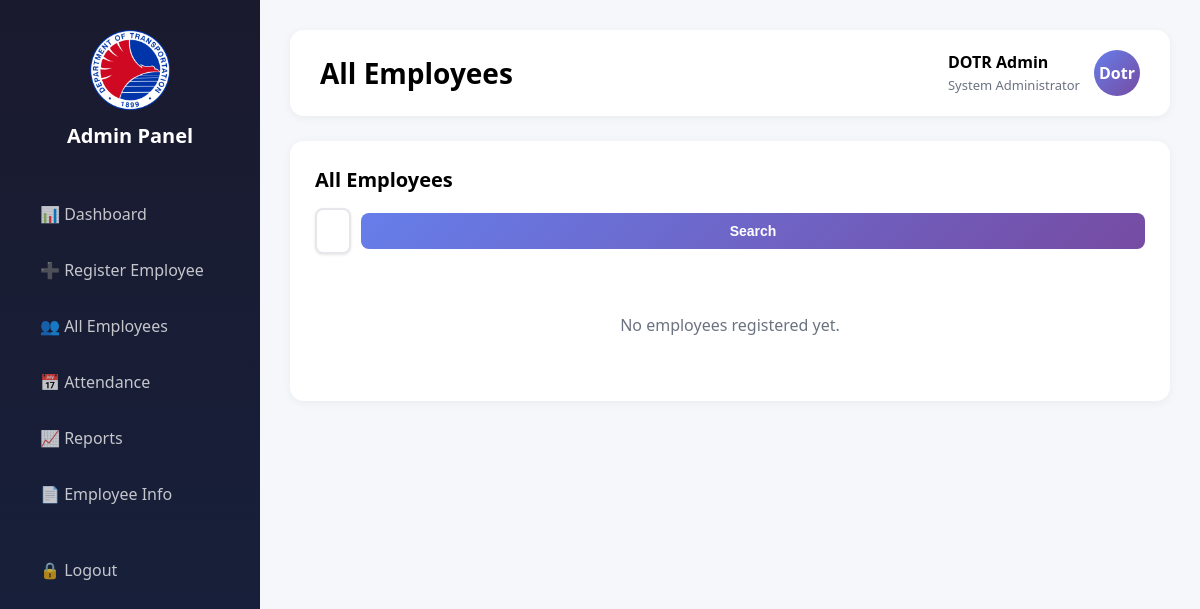
/admin/employees (signed in), run on an earlier commit of the app's database.
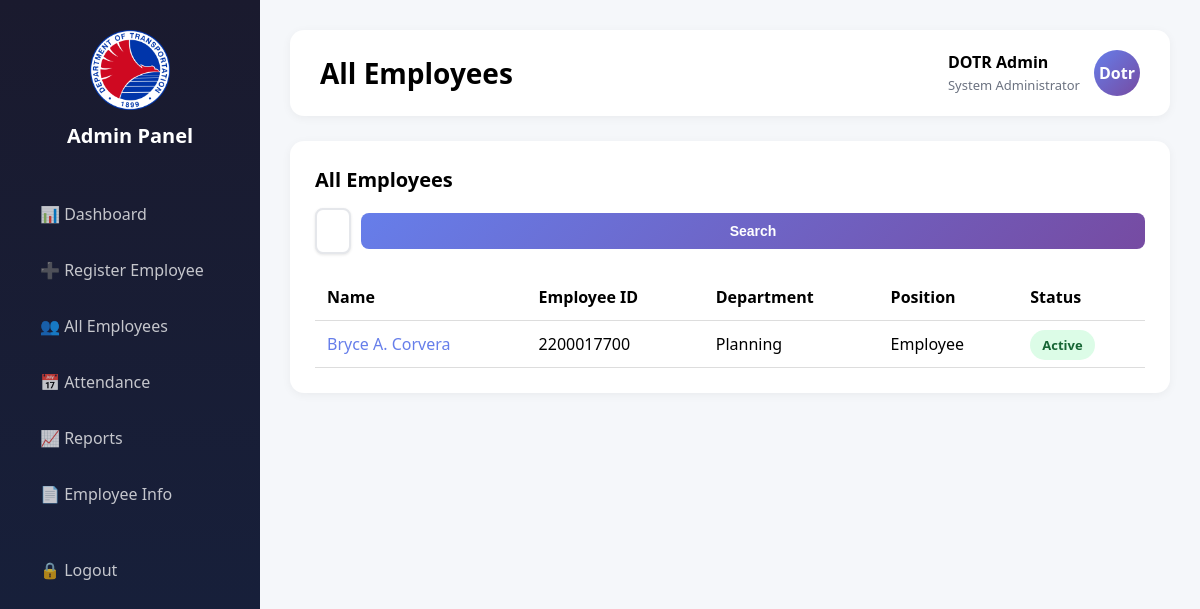
And on a later commit of the database.
### tables this page shows
CREATE TABLE employees (
    id INTEGER PRIMARY KEY AUTOINCREMENT,
    full_name TEXT,
    employee_code TEXT,
    department TEXT,
    position TEXT,
    status TEXT DEFAULT 'Active'
, address TEXT, place_of_birth TEXT, blood_type TEXT, date_of_birth TEXT, gender TEXT, civil_status TEXT, age INTEGER, contact_number TEXT, email TEXT, course TEXT, entity_office TEXT, bp_number TEXT, philhealth_number TEXT, pagibig_number TEXT, tin TEXT, id_number TEXT, salary_grade TEXT, basic_salary REAL, place_of_assignment TEXT, original_place_of_assignment TEXT, item_number TEXT, date_appointed TEXT, date_of_last_promotion TEXT, date_of_separation TEXT, employment_status TEXT, eligibility TEXT, created_at TIMESTAMP DEFAULT CURRENT_TIMESTAMP, photo_path TEXT);

### app.py (the view)
@app.route("/admin/employees")
@admin_required
def admin_employees():
    db = get_db()
    cur = db.cursor()
    search_query = request.args.get("search", "").strip()
    try:
        if search_query:
            search_pattern = f"%{search_query}%"
            cur.execute("""
                SELECT * FROM employees
                WHERE full_name LIKE ? OR employee_code LIKE ? OR department LIKE ?
                ORDER BY full_name
            """, (search_pattern, search_pattern, search_pattern))
        else:
            cur.execute("SELECT * FROM employees ORDER BY full_name")
        employees = cur.fetchall()
        return render_template("admin/employees.html", employees=employees, search_query=search_query)
    except Exception as e:
        print(f"Error in admin_employees route: {e}")
        import traceback
        traceback.print_exc()
        return render_template("admin/employees.html", employees=[], search_query=search_query or "")

### app.py (called while the page is built)
def get_db():
    if "db" not in g:
        g.db = sqlite3.connect(DATABASE)
        g.db.row_factory = sqlite3.Row
    return g.db

def admin_required(f):
    @wraps(f)
    def wrapper(*args, **kwargs):
        if not session.get("admin_logged_in"):
            return redirect(url_for("admin_login"))
        return f(*args, **kwargs)
    return wrapper

@app.after_request
def hide_server_header(response):
    response.headers['Server'] = 'SecureServer'
    return response

### templates/admin/employees.html (shortened to what this page needs)
{% extends "admin/base.html" %}
{% block title %}All Employees{% endblock %}
{% block content %}
<div class="section active">
  <div class="card">
    <div class="card-title">All Employees</div>
    <div class="search">
      <form method="GET" action="{{ url_for('admin_employees') }}" style="display: flex; gap: 10px; align-items: center;">
        <input type="text"
               name="search"
               placeholder="Search employee..."
               value="{{ search_query or '' }}"
               style="flex: 1;">
        <button type="submit">Search</button>
      </form>
    </div>
    {% if employees %}
    <table class="table" style="margin-top: 20px;">
      <thead>
        <tr>
          <th>Name</th>
          <th>Employee ID</th>
          <th>Department</th>
          <th>Position</th>
          <th>Status</th>
        </tr>
      </thead>
      <tbody>
        {% for emp in employees %}
        <tr>
          <td>
            <a href="{{ url_for('admin_employee_info') }}?id={{ emp.id }}" style="color: #667eea; text-decoration: none; font-weight: 500;">
              {{ emp.full_name or 'N/A' }}
            </a>
          </td>
          <td>{{ emp.employee_code or 'N/A' }}</td>
          <td>{{ emp.department or 'N/A' }}</td>
          <td>{{ emp.position or 'N/A' }}</td>
          <td>
            <span class="badge {% if emp.status == 'Active' %}active-b{% else %}present{% endif %}">
              {{ emp.status or 'Active' }}
            </span>
          </td>
        </tr>
        {% endfor %}
      </tbody>
    </table>
    {% else %}
    <p style="margin-top: 20px; color: #6b7280; text-align: center; padding: 40px;">
      {% if search_query %}
        No employees found matching "{{ search_query }}"
      {% else %}
        No employees registered yet.
      {% endif %}
    </p>
    {% endif %}
  </div>
</div>
{% endblock %}

### templates/admin/base.html (shortened to what this page needs)
<!DOCTYPE html>
<html lang="en">
<head>
  <link rel="stylesheet" href="{{ url_for('static', filename='admin.css') }}">
</head>
<body>
<div class="sidebar">
  <div class="logo">
    <img src="{{ url_for('static', filename='Department_of_Transportation_(Philippines).svg-CnZCv33r.png') }}"
         alt="Department of Transportation Logo"
         class="logo-img">
    <div class="logo-text">Admin Panel</div>
  </div>
  <ul class="nav-menu">
    <li><a href="{{ url_for('admin_dashboard') }}" class="nav-link">📊 Dashboard</a></li>
    <li><a href="{{ url_for('admin_register') }}" class="nav-link">➕ Register Employee</a></li>
    <li><a href="{{ url_for('admin_employees') }}" class="nav-link">👥 All Employees</a></li>
    <li><a href="{{ url_for('admin_attendance') }}" class="nav-link">📅 Attendance</a></li>
    <li><a href="{{ url_for('admin_reports') }}" class="nav-link">📈 Reports</a></li>
    <li><a href="{{ url_for('admin_employee_info') }}" class="nav-link">📄 Employee Info</a></li>
  </ul>
  <div class="logout-box">
    <a href="{{ url_for('admin_logout') }}" class="logout-btn">🔒 Logout</a>
  </div>
</div>
<div class="main">
  <div class="topbar">
    <div class="page-title">{% block title %}{% endblock %}</div>
    <div class="admin-profile">
      <div class="admin-info">
        <strong>DOTR Admin</strong>
        <small>System Administrator</small>
      </div>
      <div class="admin-avatar">Dotr</div>
    </div>
  </div>
  {% block content %}{% endblock %}
</div>
</body>
</html>

### static/admin.css (style rules this page uses)
* { margin:0;padding:0;box-sizing:border-box }
body { font-family:Segoe UI,Roboto,sans-serif;background:#f5f7fa }
.sidebar { position:fixed;left:0;top:0;width:260px;height:100vh; background:linear-gradient(180deg,#1a1a2e,#16213e); padding:30px 20px;color:#fff }
.logo { text-align:center;margin-bottom:40px }
.logo-img { width:80px; height:auto; display:block; margin:0 auto 12px; object-fit:contain }
.logo-text { font-size:20px;font-weight:700 }
.nav-menu { list-style:none }
.nav-link { display:flex;gap:15px;align-items:center; padding:14px 20px;margin-bottom:6px; border-radius:10px;color:rgba(255,255,255,.75); text-decoration:none;transition:.3s }
.main { margin-left:260px;padding:30px }
.topbar { background:#fff;border-radius:14px; padding:20px 30px;display:flex; justify-content:space-between;align-items:center; box-shadow:0 2px 10px rgba(0,0,0,.05) }
.page-title { font-size:28px;font-weight:700 }
.admin-profile { display:flex;align-items:center;gap:14px }
.admin-avatar { width:46px;height:46px;border-radius:50%; background:linear-gradient(135deg,#667eea,#764ba2); display:flex;align-items:center;justify-content:center; color:#fff;font-weight:700 }
.admin-info strong { display:block }
.admin-info small { color:#6b7280;font-size:13px }
.card { background:#fff;margin-top:25px; padding:25px;border-radius:14px; box-shadow:0 2px 10px rgba(0,0,0,.05) }
.card-title { font-size:20px;font-weight:600;margin-bottom:15px }
.section { display:none }
.section.active { display:block;animation:fade .3s }
input,select,button { padding:12px;border-radius:8px;border:1px solid #ccc; font-size:15px;width:100% }
input[type="text"], input[type="email"], input[type="tel"], input[type="number"], input[type="date"], input[type="month"] { background:#fff; border:1px solid #d1d5db; color:#1f2937; font-size:15px; transition:all .3s }
input[type="text"]::placeholder, input[type="email"]::placeholder, input[type="tel"]::placeholder { color:#9ca3af; opacity:1 }
button { background:linear-gradient(135deg,#667eea,#764ba2); color:#fff;border:none;cursor:pointer }
.table { width:100%;border-collapse:collapse }
.table th,.table td { padding:12px;border-bottom:1px solid #ddd;text-align:left }
.badge { padding:6px 12px;border-radius:20px; font-size:13px;font-weight:600 }
.active-b { background:#dcfce7;color:#166534 }
.search { margin-bottom:15px }
.search input[type="text"], .search-input, #employeeSearchInput { background:#fff !important; border:2px solid #e5e7eb !important; border-radius:8px; padding:12px 16px; font-size:16px !important; color:#000000 !important; font-weight:600 !important; transition:all .3s; width:100%; box-shadow:0 1px 3px rgba(0,0,0,.1); -webkit-text-fill-color:#000000 !important; caret-color:#667eea }
.search input[type="text"]::placeholder, .search-input::placeholder { color:#9ca3af !important; font-weight:400; opacity:1 !important; -webkit-text-fill-color:#9ca3af !important }
.search button[type="submit"] { padding:10px 20px; font-size:14px; font-weight:600; white-space:nowrap; min-width:80px; height:auto }
.logout-box { margin-top: auto; padding-top: 20px; }
.logout-btn { display: flex; gap: 15px; align-items: center; padding: 14px 20px; border-radius: 10px; color: rgba(255,255,255,.75); text-decoration: none; transition: .3s; font-weight: 500; }

What changed in the data, as far as the page shows it:
added employees: full_name "Bryce A. Corvera", employee_code "2200017700", department "Planning", position "Employee", status "Active"
Also different on the page:
text no longer shown: "No employees registered yet."
text now shown: "Name Employee ID Department Position Status"
